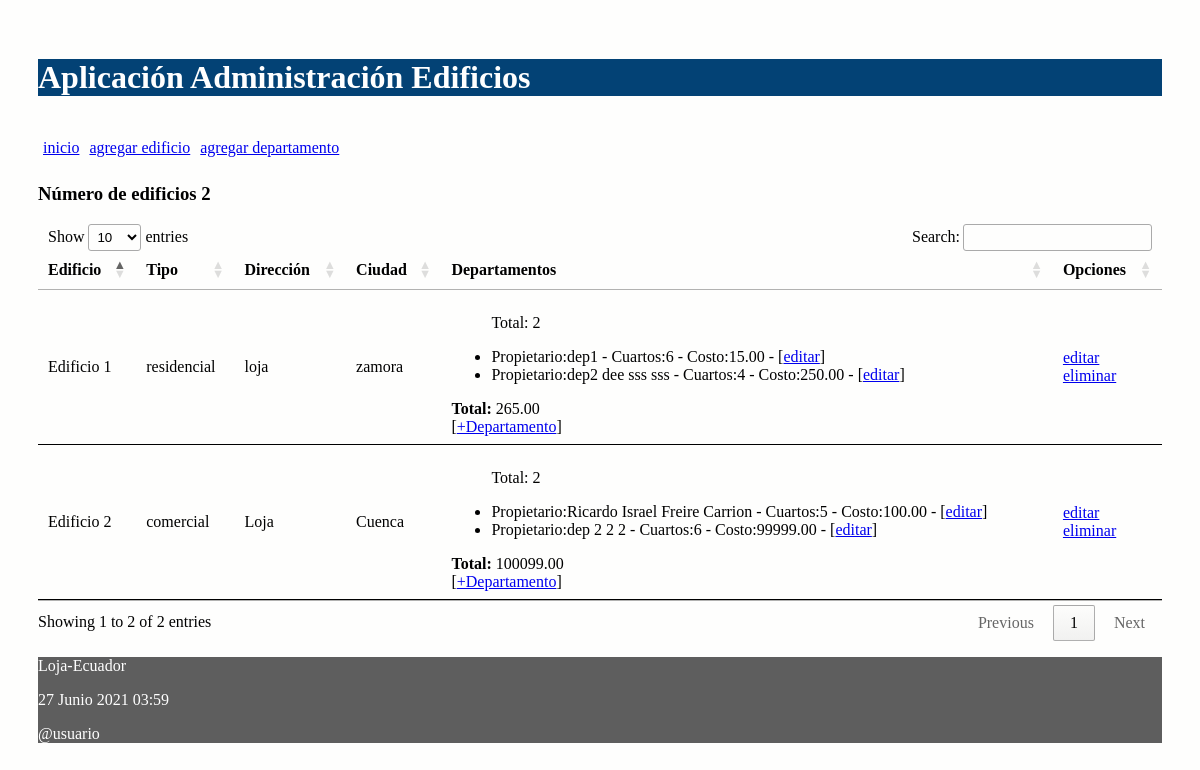
The page / on the database its author committed.
### administrativo/models.py (models this page shows, shortened)
class Edificio(models.Model):
    nombre = models.CharField("Nombre de edificio", max_length=30)
    direccion = models.CharField("Direccion", max_length=30)
    ciudad = models.CharField("Ciudad", max_length=30)
    tipo_opciones = (
        ('residencial', 'Residencial'),
        ('comercial', 'Comercial'),
        )
    tipo = models.CharField(max_length=12, choices=tipo_opciones)
    def obtener_costo_cuartos(self):
        valor = [t.costoDep for t in self.departamentos.all()]
        valor = sum(valor)
        return valor
    def obtener_cantidad_departamentos(self):
        valor = len(self.departamentos.all())
        return valor

class Departamento(models.Model):
    propietario = models.CharField("Nombre de propietario", max_length=30)
    costoDep = models.DecimalField("Costo de departamento", max_digits=100, decimal_places=2)
    numCuartos = models.IntegerField("Numero de cuartos")
    edificio = models.ForeignKey(Edificio, on_delete=models.CASCADE,
            related_name="departamentos")

### administrativo/views.py (the view)
# urls.py: path('', views.index, name='index'),
def index(request):
    edificios = Edificio.objects.all()
    informacion_template = {'edificios': edificios, 'numero_edificios': len(edificios)}
    return render(request, 'index.html', informacion_template)

### administrativo/templates/index.html (shortened to what this page needs)
{% extends "master.html" %}
{% block content %}
<h3>Número de edificios {{ numero_edificios }}</h3>
<table id="tabla_datos">
  <thead>
    <tr>
      <th>Edificio</th>
      <th>Tipo</th>
      <th>Dirección</th>
      <th>Ciudad</th>
      <th>Departamentos</th>
      <th>Opciones</th>
    </tr>
  </thead>
  {% for e in edificios %}
  <tr>
    <td> {{e.nombre}}</td>
    <td> {{e.tipo}}</td>
    <td> {{e.direccion}}</td>
    <td> {{e.ciudad}}</td>
    <td>
      <ul>
        <p>Total: {{e.obtener_cantidad_departamentos}}</p>
        {% for t in e.departamentos.all %}
          <li>
            <span>Propietario:{{t.propietario}} - Cuartos:{{t.numCuartos}} - Costo:{{t.costoDep}} - [<a href="{% url 'editar_departamento' t.id %}">editar</a>] </span>
          </li>
        {% endfor %}
      </ul>
        <span><b>Total:</b> {{ e.obtener_costo_cuartos }}</span>
        <br>[<a href="{% url 'crear_departamento_edificio' e.id%}">+Departamento</a>]
    </td>
    <td>
      <a href="{% url 'editar_edificio' e.id %}">editar</a> <br>
      <a href="{% url 'eliminar_edificio' e.id %}"
      onclick="return confirm('¿Está seguro de la eliminación?')" >
      eliminar</a>
    </td>
  </tr>
  {% endfor %}
</table>
{% endblock %}

### administrativo/templates/master.html (shortened to what this page needs)
<!DOCTYPE html>
<html>
  <head>
    {% load static %}
    <link rel="stylesheet" type="text/css" href="{% static 'css/estilos.css' %}">
    <link rel="stylesheet" type="text/css" href="https://cdn.datatables.net/1.10.25/css/jquery.dataTables.min.css">
  </head>
  <body>
  <header>
    <h1>Aplicación Administración Edificios </h1>
    <nav class="top_menu">
      <ul>
        <li><a href="{% url 'index' %}">inicio</a></li>
        <li><a href="{% url 'crear_edificio' %}">agregar edificio</a></li>
        <li><a href="{% url 'crear_departamento' %}">agregar departamento</a></li>
      </ul>
    </nav>
  </header>
  <section>
      {% block content %}{% endblock %}
  </section>
  {% include 'footer.html' %}
  </body>
</html>

### administrativo/templates/footer.html
<footer>
      <p>Loja-Ecuador</p>
      <p>{% now "j F Y H:i" %}</p>
      <p>@usuario</p>
</footer>

### administrativo/static/css/estilos.css (style rules this page uses)
body { background: #FEFEFD; padding: 30px; }
header { background: #034275; color: #FFF; }
section { width: 100%; }
th, td { padding: 15px; border-bottom: 1px solid black; }
.top_menu ul { list-style:none; float:left; padding: 5px; width:95%; }
.top_menu ul li { float:left; margin-right:10px; margin-bottom:5px; text: #FFF; }
footer { background: #5E5E5E; color: #FFF; }

### rows shown on the page
Edificio: nombre "Edificio 1", tipo "residencial", direccion "loja", ciudad "zamora", obtener_cantidad_departamentos "2", obtener_costo_cuartos "265.00"
Departamento: propietario "dep1", numCuartos "6", costoDep "15.00"
Departamento: propietario "dep2 dee sss sss", numCuartos "4", costoDep "250.00"
Edificio: nombre "Edificio 2", tipo "comercial", direccion "Loja", ciudad "Cuenca", obtener_cantidad_departamentos "2", obtener_costo_cuartos "100099.00"
Departamento: propietario "Ricardo Israel Freire Carrion", numCuartos "5", costoDep "100.00"
Departamento: propietario "dep 2 2 2", numCuartos "6", costoDep "99999.00"

### other values the page prints
{{ numero_edificios }} "2"
